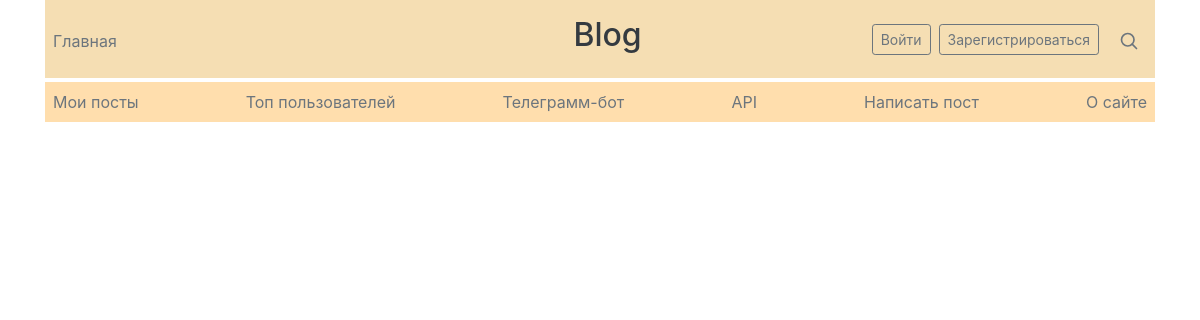
/posts/users/2, run on an earlier commit of the app's database.
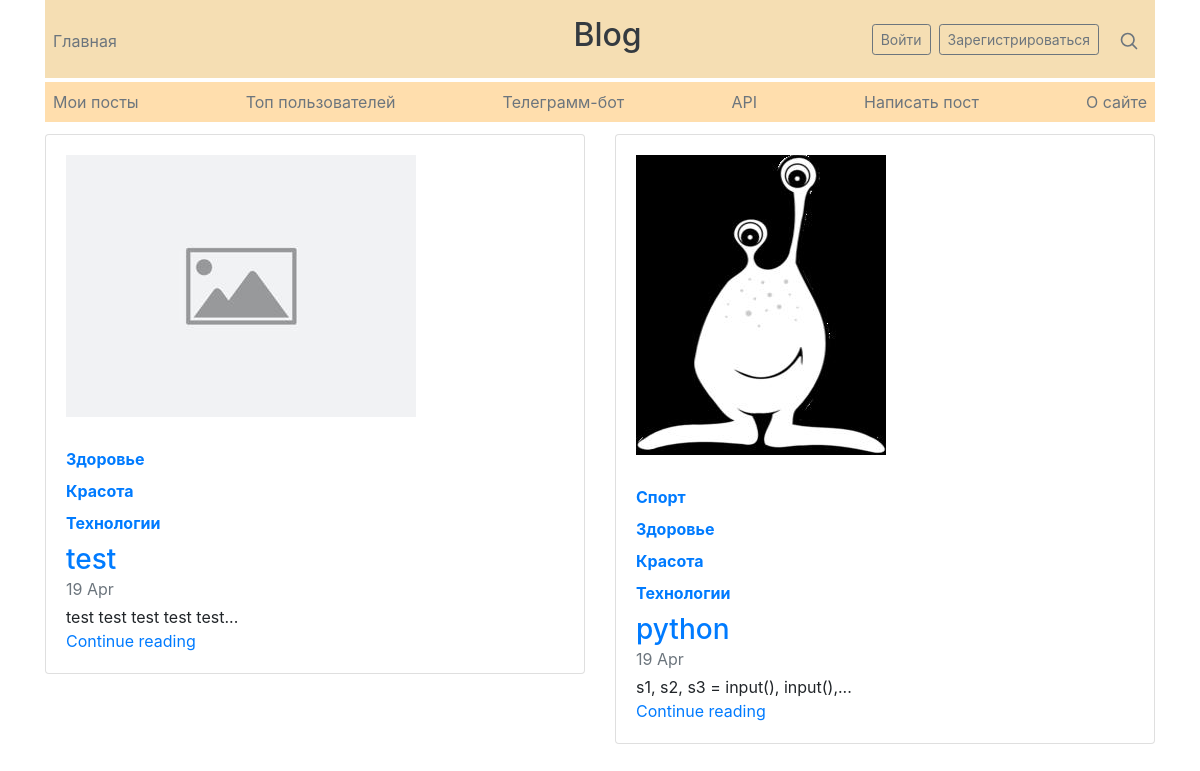
And on a later commit of the database.
### data/posts.py (models this page shows, shortened)
class Post(SqlAlchemyBase, SerializerMixin):
    __tablename__ = 'posts'
    id = sqlalchemy.Column(sqlalchemy.Integer,
                           primary_key=True, autoincrement=True)
    author_id = sqlalchemy.Column(sqlalchemy.Integer,
                                  sqlalchemy.ForeignKey('users.id'))
    title = sqlalchemy.Column(sqlalchemy.String)
    content = sqlalchemy.Column(sqlalchemy.String, nullable=True)
    created_date = sqlalchemy.Column(sqlalchemy.DateTime,
                                     default=datetime.datetime.now)
    icon = sqlalchemy.Column(sqlalchemy.String, default='default.jpg')
    author = orm.relation('User')
    categories = orm.relation("Category",
                              secondary="association",
                              backref="posts")

### data/categories.py (models this page shows)
class Category(SqlAlchemyBase):
    __tablename__ = 'category'
    id = sqlalchemy.Column(sqlalchemy.Integer, primary_key=True,
                           autoincrement=True)
    name = sqlalchemy.Column(sqlalchemy.String, nullable=True)

### main.py (the view)
@app.route("/posts/users/<int:user_id>")
def post_by_user_id(user_id):
    db_sess = db_session.create_session()
    user = db_sess.query(User).get(user_id)
    if not user:
        abort(404)
    posts = db_sess.query(Post).filter(Post.author_id == user_id)[::-1]
    return render_template("index.html",
                           title=f'Посты {user.name} {user.surname}',
                           posts=posts)

### data/db_session.py (called while the page is built)
def create_session() -> Session:
    global __factory
    return __factory()

### templates/index.html (shortened to what this page needs)
{% extends "base.html" %}
{% block content %}
{% for i in range(0, posts | length, 2) %}
<div class="row mb-2">
    {% for post in posts[i:i + 2] %}
    <div class="col-md-6">
        <div class="card flex-md-row mb-4 box-shadow h-md-250">
            <div class="card-body d-flex flex-column align-items-start">
                <img class="card_img"
                     src="{{ url_for('static', filename='img/thumbnails/') + post.icon
                        }}"
                     alt="Картинка поста!">
                {% for category in post.categories %}
                <a href="/posts/categories/{{post.categories[0].name}}">
                    <strong class="d-inline-block mb-2 text-primary">{{ category.name | capitalize }}</strong>
                </a>
                {% endfor %}
                <a href="/posts/{{ post.id }}">
                    <h3 class="mb-0">
                        {{ post.title }}
                    </h3>
                </a>
                <div class="mb-1 text-muted">{{ post.created_date.strftime('%e
                    %b') }}
                </div>
                <p class="card-text mb-auto">{{ post.content[:30] }}...</p>
                <a href="/posts/{{ post.id }}">Continue reading</a>
            </div>
        </div>
    </div>
    {% endfor %}
</div>
{% endfor %}
{% endblock %}

What changed in the data, as far as the page shows it:
added Post: icon (placeholder picture), title "test", created_date "19 Apr", content "test test test test test"
now on this page (row unchanged): Category: name "Здоровье"
now on this page (row unchanged): Category: name "Красота"
now on this page (row unchanged): Category: name "Технологии"
added Post: icon (picture), title "python", created_date "19 Apr", content "s1, s2, s3 = input(), input(),"
now on this page (row unchanged): Category: name "Спорт", shown under "python"
